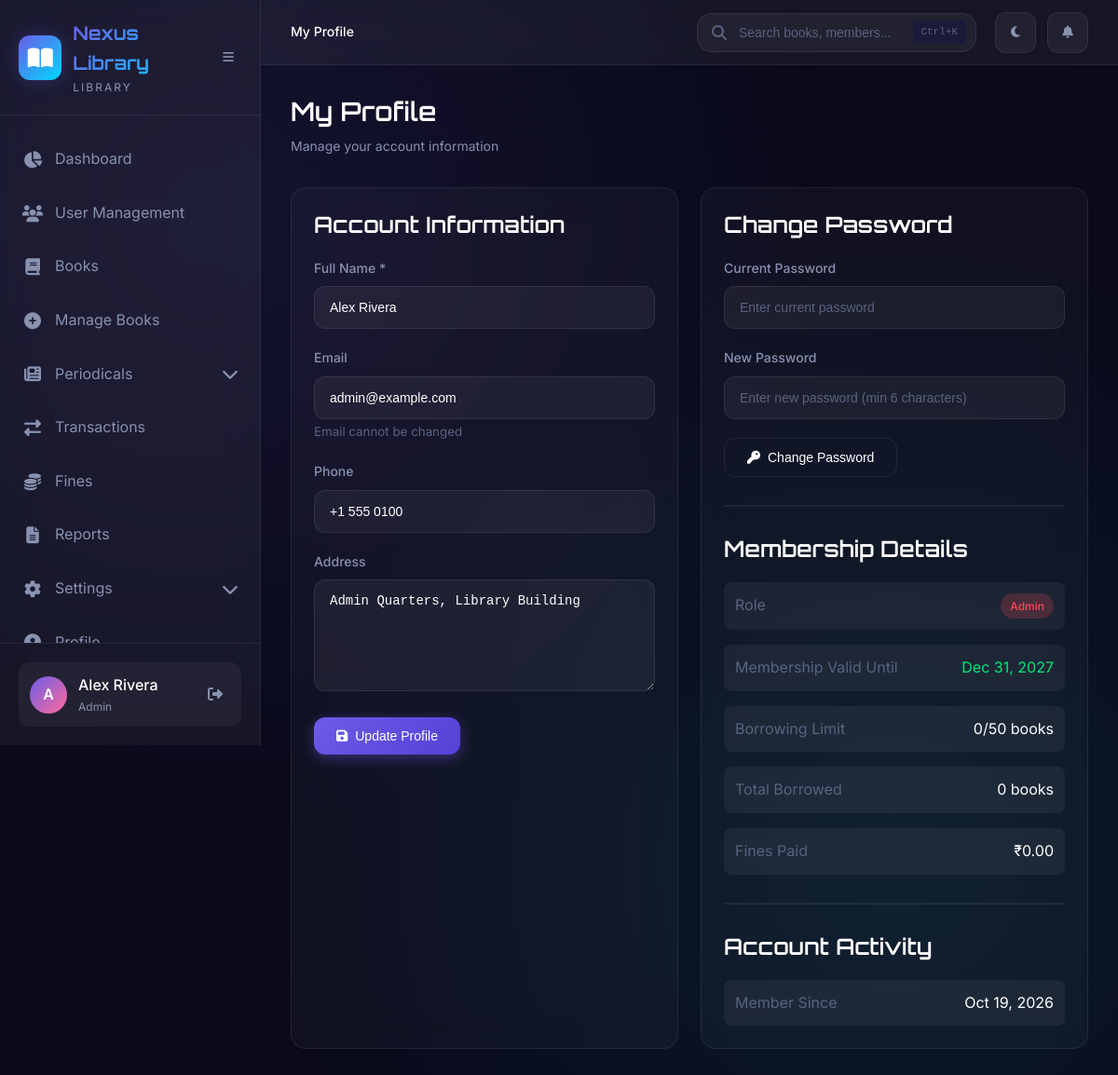
The page /pages/profile.php (signed in) on the database its author committed.
### tables this page shows
CREATE TABLE IF NOT EXISTS users (
    id INT PRIMARY KEY AUTO_INCREMENT,
    name VARCHAR(100) NOT NULL,
    email VARCHAR(100) NOT NULL UNIQUE,
    password VARCHAR(255) NOT NULL,
    role ENUM('admin', 'librarian', 'member') NOT NULL DEFAULT 'member',
    phone VARCHAR(20) DEFAULT NULL,
    address TEXT,
    membership_validity DATE DEFAULT NULL,
    borrow_limit INT DEFAULT 5,
    status ENUM('active', 'inactive', 'suspended') DEFAULT 'active',
    created_at TIMESTAMP DEFAULT CURRENT_TIMESTAMP,
    updated_at TIMESTAMP DEFAULT CURRENT_TIMESTAMP ON UPDATE CURRENT_TIMESTAMP
);

### config/db.php (called while the page is built, shortened)
<?php
$conn = new mysqli(DB_HOST, DB_USER, DB_PASS, DB_NAME);
$conn->set_charset("utf8mb4");
function formatDate($date) {
    return date('M d, Y', strtotime($date));
}
function getCurrentUser() {
    global $conn;
    $stmt = $conn->prepare("SELECT * FROM users WHERE id = ?");
    $stmt->bind_param("i", $_SESSION['user_id']);
    $stmt->execute();
    $result = $stmt->get_result();
    return $result->fetch_assoc();
}
?>

### pages/profile.php (the view, shortened to what this page needs)
<?php
require_once __DIR__ . '/../config/db.php';
$user = getCurrentUser();
$stmt = $conn->prepare("SELECT COUNT(*) as count FROM transactions WHERE user_id = ? AND status = 'issued'");
$stmt->bind_param("i", $_SESSION['user_id']);
$stmt->execute();
$current_borrows = $stmt->get_result()->fetch_assoc()['count'];
$stmt = $conn->prepare("SELECT COUNT(*) as count FROM transactions WHERE user_id = ? AND status = 'returned'");
$stmt->bind_param("i", $_SESSION['user_id']);
$stmt->execute();
$total_borrowed = $stmt->get_result()->fetch_assoc()['count'];
$stmt = $conn->prepare("SELECT COALESCE(SUM(paid_amount), 0) as total FROM fines WHERE user_id = ?");
$stmt->bind_param("i", $_SESSION['user_id']);
$stmt->execute();
$total_fines_paid = $stmt->get_result()->fetch_assoc()['total'];
?>
<!DOCTYPE html>
<html lang="en">
<head>
    <link rel="stylesheet" href="https://cdnjs.cloudflare.com/ajax/libs/font-awesome/6.4.0/css/all.min.css">
    <link rel="stylesheet" href="<?php echo SITE_URL; ?>/assets/css/style.css">
</head>
<body>
    <div class="app-container">
        <?php include __DIR__ . '/../includes/sidebar.php'; ?>
        <div class="main-content">
            <?php include __DIR__ . '/../includes/topbar.php'; ?>
            <main class="page-content">
                <div class="page-header">
                    <div>
                        <h1 class="page-title">My Profile</h1>
                        <p class="page-subtitle">Manage your account information</p>
                    </div>
                </div>
                <div class="grid-2">
                    <div class="card">
                        <h3 style="margin-bottom: 20px;">Account Information</h3>
                        <form method="POST" action="" data-validate>
                            <div class="form-group">
                                <label class="form-label">Full Name *</label>
                                <input type="text" name="name" class="form-input" required value="<?php echo htmlspecialchars($user['name']); ?>">
                            </div>
                            <div class="form-group">
                                <label class="form-label">Email</label>
                                <input type="email" class="form-input" value="<?php echo htmlspecialchars($user['email']); ?>" disabled>
                                <small class="text-muted">Email cannot be changed</small>
                            </div>
                            <div class="form-group">
                                <label class="form-label">Phone</label>
                                <input type="text" name="phone" class="form-input" value="<?php echo htmlspecialchars($user['phone'] ?? ''); ?>">
                            </div>
                            <div class="form-group">
                                <label class="form-label">Address</label>
                                <textarea name="address" class="form-textarea"><?php echo htmlspecialchars($user['address'] ?? ''); ?></textarea>
                            </div>
                            <button type="submit" class="btn btn-primary">
                                <i class="fas fa-save"></i> Update Profile
                            </button>
                        </form>
                    </div>
                    <div class="card">
                        <h3 style="margin-bottom: 20px;">Change Password</h3>
                        <form method="POST" action="">
                            <div class="form-group">
                                <label class="form-label">Current Password</label>
                                <input type="password" name="current_password" class="form-input" placeholder="Enter current password">
                            </div>
                            <div class="form-group">
                                <label class="form-label">New Password</label>
                                <input type="password" name="new_password" class="form-input" placeholder="Enter new password (min 6 characters)">
                            </div>
                            <button type="submit" class="btn btn-secondary">
                                <i class="fas fa-key"></i> Change Password
                            </button>
                        </form>
                        <hr style="margin: 30px 0; border-color: var(--border-color);">
                        <h3 style="margin-bottom: 20px;">Membership Details</h3>
                        <div style="display: grid; gap: 16px;">
                            <div style="display: flex; justify-content: space-between; padding: 12px; background: var(--bg-glass); border-radius: var(--radius-sm);">
                                <span class="text-muted">Role</span>
                                <span class="badge <?php echo $user['role'] === 'admin' ? 'badge-danger' : ($user['role'] === 'librarian' ? 'badge-warning' : 'badge-success'); ?>">
                                    <?php echo ucfirst($user['role']); ?>
                                </span>
                            </div>
                            <div style="display: flex; justify-content: space-between; padding: 12px; background: var(--bg-glass); border-radius: var(--radius-sm);">
                                <span class="text-muted">Membership Valid Until</span>
                                <span class="<?php echo strtotime($user['membership_validity'] ?? '') > time() ? 'text-success' : 'text-danger'; ?>">
                                    <?php echo $user['membership_validity'] ? formatDate($user['membership_validity']) : 'N/A'; ?>
                                </span>
                            </div>
                            <div style="display: flex; justify-content: space-between; padding: 12px; background: var(--bg-glass); border-radius: var(--radius-sm);">
                                <span class="text-muted">Borrowing Limit</span>
                                <span><?php echo $current_borrows; ?>/<?php echo $user['borrow_limit']; ?> books</span>
                            </div>
                            <div style="display: flex; justify-content: space-between; padding: 12px; background: var(--bg-glass); border-radius: var(--radius-sm);">
                                <span class="text-muted">Total Borrowed</span>
                                <span><?php echo $total_borrowed; ?> books</span>
                            </div>
                            <div style="display: flex; justify-content: space-between; padding: 12px; background: var(--bg-glass); border-radius: var(--radius-sm);">
                                <span class="text-muted">Fines Paid</span>
                                <span>₹<?php echo number_format($total_fines_paid, 2); ?></span>
                            </div>
                        </div>
                        <hr style="margin: 30px 0; border-color: var(--border-color);">
                        <h3 style="margin-bottom: 20px;">Account Activity</h3>
                        <div style="display: flex; justify-content: space-between; padding: 12px; background: var(--bg-glass); border-radius: var(--radius-sm);">
                            <span class="text-muted">Member Since</span>
                            <span><?php echo formatDate($user['created_at']); ?></span>
                        </div>
                    </div>
                </div>
            </main>
        </div>
    </div>
</body>
</html>

### assets/css/style.css (style rules this page uses)
:root { --primary: #6C5CE7; --primary-light: #8B7CF0; --primary-dark: #5541D7; --secondary: #00D9FF; --accent: #FF6B9D; --success: #00E676; --warning: #FFD93D; --danger: #FF4757; --info: #00D9FF; --bg-primary: #0a0a1a; --bg-secondary: #12122a; --bg-tertiary: #1a1a3a; --bg-card: rgba(255, 255, 255, 0.03); --bg-glass: rgba(255, 255, 255, 0.05); --bg-glass-hover: rgba(255, 255, 255, 0.08); --text-primary: #FFFFFF; --text-secondary: #8892B0; --text-muted: #5A6380; --border-color: rgba(255, 255, 255, 0.08); --border-hover: rgba(255, 255, 255, 0.15); --shadow-sm: 0 2px 8px rgba(0, 0, 0, 0.3); --shadow-md: 0 4px 16px rgba(0, 0, 0, 0.4); --shadow-lg: 0 8px 32px rgba(0, 0, 0, 0.5); --shadow-glow: 0 0 20px rgba(108, 92, 231, 0.3); --radius-sm: 8px; --radius-md: 12px; --radius-lg: 16px; --radius-xl: 24px; --transition-fast: 150ms ease; --transition-normal: 300ms ease; --transition-slow: 500ms ease; --sidebar-width: 280px; --sidebar-collapsed: 80px; --topbar-height: 70px; }
*, *::before, *::after { margin: 0; padding: 0; box-sizing: border-box; }
html { font-size: 16px; scroll-behavior: smooth; }
body { font-family: 'Inter', -apple-system, BlinkMacSystemFont, sans-serif; background: var(--bg-primary); color: var(--text-primary); line-height: 1.6; min-height: 100vh; overflow-x: hidden; }
body::before { content: ''; position: fixed; top: 0; left: 0; width: 100%; height: 100%; background: radial-gradient(circle at 20% 20%, rgba(108, 92, 231, 0.1) 0%, transparent 50%), radial-gradient(circle at 80% 80%, rgba(0, 217, 255, 0.08) 0%, transparent 50%); pointer-events: none; z-index: -1; }
h1, h2, h3, h4, h5, h6 { font-family: 'Orbitron', sans-serif; font-weight: 600; line-height: 1.3; margin-bottom: 0.5em; }
h1 { font-size: 2.5rem; }
h3 { font-size: 1.5rem; }
.app-container { display: flex; min-height: 100vh; }
.main-content { flex: 1; margin-left: var(--sidebar-width); min-height: 100vh; display: flex; flex-direction: column; transition: margin-left var(--transition-normal); }
.page-content { flex: 1; padding: 32px; animation: fadeIn 0.4s ease; }
.card { background: var(--bg-card); backdrop-filter: blur(20px); border: 1px solid var(--border-color); border-radius: var(--radius-lg); padding: 24px; transition: all var(--transition-normal); }
.btn { display: inline-flex; align-items: center; justify-content: center; gap: 8px; padding: 12px 24px; font-size: 14px; font-weight: 500; border-radius: var(--radius-md); border: none; cursor: pointer; transition: all var(--transition-fast); text-decoration: none; }
.btn-primary { background: linear-gradient(135deg, var(--primary), var(--primary-dark)); color: white; box-shadow: 0 4px 15px rgba(108, 92, 231, 0.4); }
.btn-secondary { background: transparent; color: var(--text-primary); border: 1px solid var(--border-color); }
.form-group { margin-bottom: 20px; }
.form-label { display: block; font-size: 14px; font-weight: 500; margin-bottom: 8px; color: var(--text-secondary); }
.form-input, .form-select, .form-textarea { width: 100%; padding: 14px 16px; background: var(--bg-glass); border: 1px solid var(--border-color); border-radius: var(--radius-md); color: var(--text-primary); font-size: 14px; transition: all var(--transition-fast); }
.form-input::placeholder { color: var(--text-muted); }
.form-textarea { min-height: 120px; resize: vertical; }
.badge { display: inline-flex; align-items: center; padding: 4px 10px; font-size: 12px; font-weight: 500; border-radius: 20px; }
.badge-danger { background: rgba(255, 71, 87, 0.2); color: var(--danger); }
.page-header { display: flex; justify-content: space-between; align-items: center; margin-bottom: 32px; flex-wrap: wrap; gap: 20px; }
.page-title { font-size: 28px; margin-bottom: 8px; }
.page-subtitle { color: var(--text-secondary); font-size: 14px; }
.grid-2 { display: grid; grid-template-columns: repeat(2, 1fr); gap: 24px; }
.text-muted { color: var(--text-muted); }
.text-success { color: var(--success); }

### rows shown on the page
users: name "Alex Rivera", email "admin@example.com", phone "+1 555 0100", address "Admin Quarters, Library Building", role "Admin", membership_validity "Dec 31, 2027", borrow_limit "50", created_at "Oct 19, 2026"

### other values the page prints
getLibraryName() "Nexus Library"
substr($user_name, 0, 1) "A"
$user_name "Alex Rivera"
$user_role "Admin"
$page_title "My Profile"
$current_borrows "0"
$total_borrowed "0"
$total_fines_paid "0.00"
